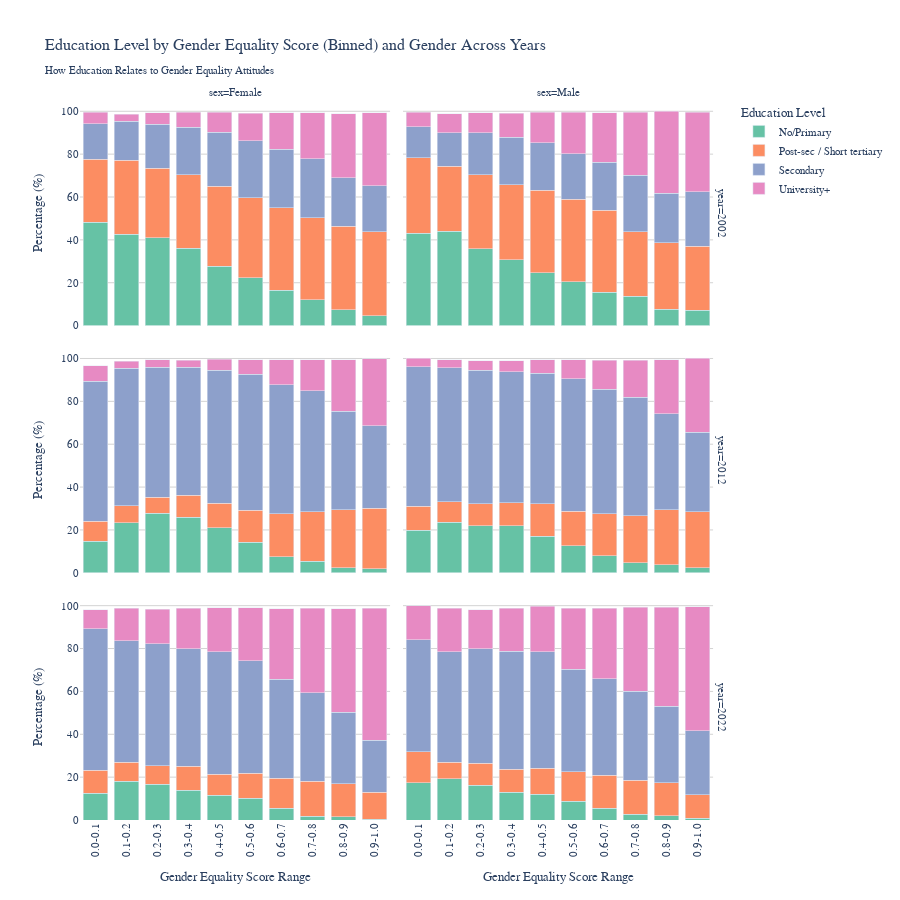

Notebook source saved alongside this figure:
### Code cell
df_combined['eg_score_binned'] = pd.cut(df_combined['eg_score_norm'], 
                                         bins=10, 
                                         labels=[f'{i/10:.1f}-{(i+1)/10:.1f}' for i in range(10)])

eg_edu_binned = df_combined.groupby(['year', 'eg_score_binned', 'sex', 'educ_4_label']).size().reset_index(name='count')
eg_edu_binned_total = df_combined.groupby(['year', 'eg_score_binned', 'sex']).size().reset_index(name='total')
eg_edu_binned = eg_edu_binned.merge(eg_edu_binned_total, on=['year', 'eg_score_binned', 'sex'])
eg_edu_binned['percentage'] = eg_edu_binned['count'] / eg_edu_binned['total'] * 100

fig_eg_edu_binned = px.bar(eg_edu_binned,
                            x='eg_score_binned',
                            y='percentage',
                            color='educ_4_label',
                            facet_col='sex',
                            facet_row='year',
                            title='Education Level by Gender Equality Score (Binned) and Gender Across Years<br><sub>How Education Relates to Gender Equality Attitudes</sub>',
                            labels={'percentage': 'Percentage (%)',
                                    'eg_score_binned': 'Gender Equality Score Range',
                                    'educ_4_label': 'Education Level'},
                            color_discrete_sequence=px.colors.qualitative.Set2,
                            height=900)

fig_eg_edu_binned.update_layout(
    font=dict(size=11, family='Arial'),
    title_font_size=16,
    plot_bgcolor='white',
    paper_bgcolor='white',
    legend_title_text='Education Level',
    barmode='stack'
)

fig_eg_edu_binned.update_xaxes(showgrid=False, tickangle=-90)
fig_eg_edu_binned.update_yaxes(showgrid=True, gridwidth=1, gridcolor='lightgray')

fig_eg_edu_binned.show()

### Figure 1 — Plotly figure (JSON) as saved in the notebook; plotly's stock layout.template omitted (floating-point values rounded to 4 significant figures)
{"data": [{"hovertemplate": "Education Level=No/Primary<br>year=2002<br>sex=Female<br>Gender Equality Score Range=%{x}<br>Percentage (%)=%{y}<extra></extra>", "legendgroup": "No/Primary", "marker": {"color": "rgb(102,194,165)", "pattern": {"shape": ""}}, "name": "No/Primary", "orientation": "v", "showlegend": true, "textposition": "auto", "type": "bar", "x": ["0.0-0.1", "0.1-0.2", "0.2-0.3", "0.3-0.4", "0.4-0.5", "0.5-0.6", "0.6-0.7", "0.7-0.8", "0.8-0.9", "0.9-1.0"], "xaxis": "x5", "y": [48.25, 42.73, 40.95, 35.98, 27.75, 22.39, 16.57, 12.17, 7.463, 4.527], "yaxis": "y5"}, {"hovertemplate": "Education Level=No/Primary<br>year=2002<br>sex=Male<br>Gender Equality Score Range=%{x}<br>Percentage (%)=%{y}<extra></extra>", "legendgroup": "No/Primary", "marker": {"color": "rgb(102,194,165)", "pattern": {"shape": ""}}, "name": "No/Primary", "orientation": "v", "showlegend": false, "textposition": "auto", "type": "bar", "x": ["0.0-0.1", "0.1-0.2", "0.2-0.3", "0.3-0.4", "0.4-0.5", "0.5-0.6", "0.6-0.7", "0.7-0.8", "0.8-0.9", "0.9-1.0"], "xaxis": "x6", "y": [43.2, 43.96, 35.92, 30.84, 24.65, 20.5, 15.5, 13.74, 7.609, 7.234], "yaxis": "y6"}, {"hovertemplate": "Education Level=No/Primary<br>year=2012<br>sex=Female<br>Gender Equality Score Range=%{x}<br>Percentage (%)=%{y}<extra></extra>", "legendgroup": "No/Primary", "marker": {"color": "rgb(102,194,165)", "pattern": {"shape": ""}}, "name": "No/Primary", "orientation": "v", "showlegend": false, "textposition": "auto", "type": "bar", "x": ["0.0-0.1", "0.1-0.2", "0.2-0.3", "0.3-0.4", "0.4-0.5", "0.5-0.6", "0.6-0.7", "0.7-0.8", "0.8-0.9", "0.9-1.0"], "xaxis": "x3", "y": [14.67, 23.38, 27.86, 25.89, 21.01, 14.33, 7.504, 5.399, 2.374, 1.811], "yaxis": "y3"}, {"hovertemplate": "Education Level=No/Primary<br>year=2012<br>sex=Male<br>Gender Equality Score Range=%{x}<br>Percentage (%)=%{y}<extra></extra>", "legendgroup": "No/Primary", "marker": {"color": "rgb(102,194,165)", "pattern": {"shape": ""}}, "name": "No/Primary", "orientation": "v", "showlegend": false, "textposition": "auto", "type": "bar", "x": ["0.0-0.1", "0.1-0.2", "0.2-0.3", "0.3-0.4", "0.4-0.5", "0.5-0.6", "0.6-0.7", "0.7-0.8", "0.8-0.9", "0.9-1.0"], "xaxis": "x4", "y": [19.77, 23.6, 22.07, 21.98, 17.04, 12.63, 7.989, 4.785, 3.793, 2.4], "yaxis": "y4"}, {"hovertemplate": "Education Level=No/Primary<br>year=2022<br>sex=Female<br>Gender Equality Score Range=%{x}<br>Percentage (%)=%{y}<extra></extra>", "legendgroup": "No/Primary", "marker": {"color": "rgb(102,194,165)", "pattern": {"shape": ""}}, "name": "No/Primary", "orientation": "v", "showlegend": false, "textposition": "auto", "type": "bar", "x": ["0.0-0.1", "0.1-0.2", "0.2-0.3", "0.3-0.4", "0.4-0.5", "0.5-0.6", "0.6-0.7", "0.7-0.8", "0.8-0.9", "0.9-1.0"], "xaxis": "x", "y": [12.5, 18.18, 16.75, 13.99, 11.54, 10.23, 5.372, 1.707, 1.437, 0.282], "yaxis": "y"}, {"hovertemplate": "Education Level=No/Primary<br>year=2022<br>sex=Male<br>Gender Equality Score Range=%{x}<br>Percentage (%)=%{y}<extra></extra>", "legendgroup": "No/Primary", "marker": {"color": "rgb(102,194,165)", "pattern": {"shape": ""}}, "name": "No/Primary", "orientation": "v", "showlegend": false, "textposition": "auto", "type": "bar", "x": ["0.0-0.1", "0.1-0.2", "0.2-0.3", "0.3-0.4", "0.4-0.5", "0.5-0.6", "0.6-0.7", "0.7-0.8", "0.8-0.9", "0.9-1.0"], "xaxis": "x2", "y": [17.39, 19.14, 16.19, 12.96, 11.95, 8.772, 5.405, 2.621, 2.074, 0.7042], "yaxis": "y2"}, {"hovertemplate": "Education Level=Post-sec / Short tertiary<br>year=2002<br>sex=Female<br>Gender Equality Score Range=%{x}<br>Percentage (%)=%{y}<extra></extra>", "legendgroup": "Post-sec / Short tertiary", "marker": {"color": "rgb(252,141,98)", "pattern": {"shape": ""}}, "name": "Post-sec / Short tertiary", "orientation": "v", "showlegend": true, "textposition": "auto", "type": "bar", "x": ["0.0-0.1", "0.1-0.2", "0.2-0.3", "0.3-0.4", "0.4-0.5", "0.5-0.6", "0.6-0.7", "0.7-0.8", "0.8-0.9", "0.9-1.0"], "xaxis": "x5", "y": [29.39, 34.44, 32.55, 34.33, 37.37, 37.28, 38.31, 38.13, 38.81, 39.3], "yaxis": "y5"}, {"hovertemplate": "Education Level=Post-sec / Short tertiary<br>year=2002<br>sex=Male<br>Gender Equality Score Range=%{x}<br>Percentage (%)=%{y}<extra></extra>", "legendgroup": "Post-sec / Short tertiary", "marker": {"color": "rgb(252,141,98)", "pattern": {"shape": ""}}, "name": "Post-sec / Short tertiary", "orientation": "v", "showlegend": false, "textposition": "auto", "type": "bar", "x": ["0.0-0.1", "0.1-0.2", "0.2-0.3", "0.3-0.4", "0.4-0.5", "0.5-0.6", "0.6-0.7", "0.7-0.8", "0.8-0.9", "0.9-1.0"], "xaxis": "x6", "y": [35.2, 30.38, 34.56, 34.99, 38.6, 38.43, 38.37, 30.07, 30.98, 29.79], "yaxis": "y6"}, {"hovertemplate": "Education Level=Post-sec / Short tertiary<br>year=2012<br>sex=Female<br>Gender Equality Score Range=%{x}<br>Percentage (%)=%{y}<extra></extra>", "legendgroup": "Post-sec / Short tertiary", "marker": {"color": "rgb(252,141,98)", "pattern": {"shape": ""}}, "name": "Post-sec / Short tertiary", "orientation": "v", "showlegend": false, "textposition": "auto", "type": "bar", "x": ["0.0-0.1", "0.1-0.2", "0.2-0.3", "0.3-0.4", "0.4-0.5", "0.5-0.6", "0.6-0.7", "0.7-0.8", "0.8-0.9", "0.9-1.0"], "xaxis": "x3", "y": [9.333, 7.859, 7.407, 10.4, 11.54, 14.94, 19.96, 23.1, 27.14, 28.41], "yaxis": "y3"}, {"hovertemplate": "Education Level=Post-sec / Short tertiary<br>year=2012<br>sex=Male<br>Gender Equality Score Range=%{x}<br>Percentage (%)=%{y}<extra></extra>", "legendgroup": "Post-sec / Short tertiary", "marker": {"color": "rgb(252,141,98)", "pattern": {"shape": ""}}, "name": "Post-sec / Short tertiary", "orientation": "v", "showlegend": false, "textposition": "auto", "type": "bar", "x": ["0.0-0.1", "0.1-0.2", "0.2-0.3", "0.3-0.4", "0.4-0.5", "0.5-0.6", "0.6-0.7", "0.7-0.8", "0.8-0.9", "0.9-1.0"], "xaxis": "x4", "y": [11.3, 9.524, 10.1, 10.81, 15.25, 16.0, 19.48, 21.9, 25.52, 26.13], "yaxis": "y4"}, {"hovertemplate": "Education Level=Post-sec / Short tertiary<br>year=2022<br>sex=Female<br>Gender Equality Score Range=%{x}<br>Percentage (%)=%{y}<extra></extra>", "legendgroup": "Post-sec / Short tertiary", "marker": {"color": "rgb(252,141,98)", "pattern": {"shape": ""}}, "name": "Post-sec / Short tertiary", "orientation": "v", "showlegend": false, "textposition": "auto", "type": "bar", "x": ["0.0-0.1", "0.1-0.2", "0.2-0.3", "0.3-0.4", "0.4-0.5", "0.5-0.6", "0.6-0.7", "0.7-0.8", "0.8-0.9", "0.9-1.0"], "xaxis": "x", "y": [10.71, 8.712, 8.535, 11.12, 9.79, 11.56, 14.16, 16.35, 15.4, 12.69], "yaxis": "y"}, {"hovertemplate": "Education Level=Post-sec / Short tertiary<br>year=2022<br>sex=Male<br>Gender Equality Score Range=%{x}<br>Percentage (%)=%{y}<extra></extra>", "legendgroup": "Post-sec / Short tertiary", "marker": {"color": "rgb(252,141,98)", "pattern": {"shape": ""}}, "name": "Post-sec / Short tertiary", "orientation": "v", "showlegend": false, "textposition": "auto", "type": "bar", "x": ["0.0-0.1", "0.1-0.2", "0.2-0.3", "0.3-0.4", "0.4-0.5", "0.5-0.6", "0.6-0.7", "0.7-0.8", "0.8-0.9", "0.9-1.0"], "xaxis": "x2", "y": [14.49, 7.812, 10.34, 10.61, 12.15, 13.7, 15.56, 15.97, 15.32, 10.99], "yaxis": "y2"}, {"hovertemplate": "Education Level=Secondary<br>year=2002<br>sex=Female<br>Gender Equality Score Range=%{x}<br>Percentage (%)=%{y}<extra></extra>", "legendgroup": "Secondary", "marker": {"color": "rgb(141,160,203)", "pattern": {"shape": ""}}, "name": "Secondary", "orientation": "v", "showlegend": true, "textposition": "auto", "type": "bar", "x": ["0.0-0.1", "0.1-0.2", "0.2-0.3", "0.3-0.4", "0.4-0.5", "0.5-0.6", "0.6-0.7", "0.7-0.8", "0.8-0.9", "0.9-1.0"], "xaxis": "x5", "y": [16.67, 18.23, 20.44, 22.3, 25.16, 26.62, 27.38, 27.57, 22.8, 21.4], "yaxis": "y5"}, {"hovertemplate": "Education Level=Secondary<br>year=2002<br>sex=Male<br>Gender Equality Score Range=%{x}<br>Percentage (%)=%{y}<extra></extra>", "legendgroup": "Secondary", "marker": {"color": "rgb(141,160,203)", "pattern": {"shape": ""}}, "name": "Secondary", "orientation": "v", "showlegend": false, "textposition": "auto", "type": "bar", "x": ["0.0-0.1", "0.1-0.2", "0.2-0.3", "0.3-0.4", "0.4-0.5", "0.5-0.6", "0.6-0.7", "0.7-0.8", "0.8-0.9", "0.9-1.0"], "xaxis": "x6", "y": [14.4, 15.66, 19.54, 22.04, 21.97, 21.29, 22.27, 26.36, 23.1, 25.53], "yaxis": "y6"}, {"hovertemplate": "Education Level=Secondary<br>year=2012<br>sex=Female<br>Gender Equality Score Range=%{x}<br>Percentage (%)=%{y}<extra></extra>", "legendgroup": "Secondary", "marker": {"color": "rgb(141,160,203)", "pattern": {"shape": ""}}, "name": "Secondary", "orientation": "v", "showlegend": false, "textposition": "auto", "type": "bar", "x": ["0.0-0.1", "0.1-0.2", "0.2-0.3", "0.3-0.4", "0.4-0.5", "0.5-0.6", "0.6-0.7", "0.7-0.8", "0.8-0.9", "0.9-1.0"], "xaxis": "x3", "y": [65.33, 64.24, 60.55, 59.67, 61.88, 63.27, 60.34, 56.51, 45.82, 38.3], "yaxis": "y3"}, {"hovertemplate": "Education Level=Secondary<br>year=2012<br>sex=Male<br>Gender Equality Score Range=%{x}<br>Percentage (%)=%{y}<extra></extra>", "legendgroup": "Secondary", "marker": {"color": "rgb(141,160,203)", "pattern": {"shape": ""}}, "name": "Secondary", "orientation": "v", "showlegend": false, "textposition": "auto", "type": "bar", "x": ["0.0-0.1", "0.1-0.2", "0.2-0.3", "0.3-0.4", "0.4-0.5", "0.5-0.6", "0.6-0.7", "0.7-0.8", "0.8-0.9", "0.9-1.0"], "xaxis": "x4", "y": [64.97, 62.53, 62.41, 61.07, 60.77, 62.03, 58.28, 55.31, 44.83, 37.07], "yaxis": "y4"}, {"hovertemplate": "Education Level=Secondary<br>year=2022<br>sex=Female<br>Gender Equality Score Range=%{x}<br>Percentage (%)=%{y}<extra></extra>", "legendgroup": "Secondary", "marker": {"color": "rgb(141,160,203)", "pattern": {"shape": ""}}, "name": "Secondary", "orientation": "v", "showlegend": false, "textposition": "auto", "type": "bar", "x": ["0.0-0.1", "0.1-0.2", "0.2-0.3", "0.3-0.4", "0.4-0.5", "0.5-0.6", "0.6-0.7", "0.7-0.8", "0.8-0.9", "0.9-1.0"], "xaxis": "x", "y": [66.07, 56.82, 56.84, 54.87, 57.2, 52.48, 46.21, 41.37, 33.44, 24.25], "yaxis": "y"}, {"hovertemplate": "Education Level=Secondary<br>year=2022<br>sex=Male<br>Gender Equality Score Range=%{x}<br>Percentage (%)=%{y}<extra></extra>", "legendgroup": "Secondary", "marker": {"color": "rgb(141,160,203)", "pattern": {"shape": ""}}, "name": "Secondary", "orientation": "v", "showlegend": false, "textposition": "auto", "type": "bar", "x": ["0.0-0.1", "0.1-0.2", "0.2-0.3", "0.3-0.4", "0.4-0.5", "0.5-0.6", "0.6-0.7", "0.7-0.8", "0.8-0.9", "0.9-1.0"], "xaxis": "x2", "y": [52.17, 51.56, 53.37, 55.13, 54.38, 47.84, 45.02, 41.38, 35.6, 30.0], "yaxis": "y2"}, {"hovertemplate": "Education Level=University+<br>year=2002<br>sex=Female<br>Gender Equality Score Range=%{x}<br>Percentage (%)=%{y}<extra></extra>", "legendgroup": "University+", "marker": {"color": "rgb(231,138,195)", "pattern": {"shape": ""}}, "name": "University+", "orientation": "v", "showlegend": true, "textposition": "auto", "type": "bar", "x": ["0.0-0.1", "0.1-0.2", "0.2-0.3", "0.3-0.4", "0.4-0.5", "0.5-0.6", "0.6-0.7", "0.7-0.8", "0.8-0.9", "0.9-1.0"], "xaxis": "x5", "y": [5.263, 3.315, 5.412, 7.009, 9.168, 12.9, 17.16, 21.44, 29.85, 34.16], "yaxis": "y5"}, {"hovertemplate": "Education Level=University+<br>year=2002<br>sex=Male<br>Gender Equality Score Range=%{x}<br>Percentage (%)=%{y}<extra></extra>", "legendgroup": "University+", "marker": {"color": "rgb(231,138,195)", "pattern": {"shape": ""}}, "name": "University+", "orientation": "v", "showlegend": false, "textposition": "auto", "type": "bar", "x": ["0.0-0.1", "0.1-0.2", "0.2-0.3", "0.3-0.4", "0.4-0.5", "0.5-0.6", "0.6-0.7", "0.7-0.8", "0.8-0.9", "0.9-1.0"], "xaxis": "x6", "y": [6.8, 8.868, 9.215, 11.3, 14.29, 19.38, 23.1, 29.33, 38.32, 37.02], "yaxis": "y6"}, {"hovertemplate": "Education Level=University+<br>year=2012<br>sex=Female<br>Gender Equality Score Range=%{x}<br>Percentage (%)=%{y}<extra></extra>", "legendgroup": "University+", "marker": {"color": "rgb(231,138,195)", "pattern": {"shape": ""}}, "name": "University+", "orientation": "v", "showlegend": false, "textposition": "auto", "type": "bar", "x": ["0.0-0.1", "0.1-0.2", "0.2-0.3", "0.3-0.4", "0.4-0.5", "0.5-0.6", "0.6-0.7", "0.7-0.8", "0.8-0.9", "0.9-1.0"], "xaxis": "x3", "y": [7.333, 3.143, 3.543, 3.162, 5.118, 6.939, 11.52, 14.46, 24.05, 31.34], "yaxis": "y3"}, {"hovertemplate": "Education Level=University+<br>year=2012<br>sex=Male<br>Gender Equality Score Range=%{x}<br>Percentage (%)=%{y}<extra></extra>", "legendgroup": "University+", "marker": {"color": "rgb(231,138,195)", "pattern": {"shape": ""}}, "name": "University+", "orientation": "v", "showlegend": false, "textposition": "auto", "type": "bar", "x": ["0.0-0.1", "0.1-0.2", "0.2-0.3", "0.3-0.4", "0.4-0.5", "0.5-0.6", "0.6-0.7", "0.7-0.8", "0.8-0.9", "0.9-1.0"], "xaxis": "x4", "y": [3.955, 3.727, 4.458, 5.188, 6.257, 8.788, 13.39, 17.19, 25.34, 34.4], "yaxis": "y4"}, {"hovertemplate": "Education Level=University+<br>year=2022<br>sex=Female<br>Gender Equality Score Range=%{x}<br>Percentage (%)=%{y}<extra></extra>", "legendgroup": "University+", "marker": {"color": "rgb(231,138,195)", "pattern": {"shape": ""}}, "name": "University+", "orientation": "v", "showlegend": false, "textposition": "auto", "type": "bar", "x": ["0.0-0.1", "0.1-0.2", "0.2-0.3", "0.3-0.4", "0.4-0.5", "0.5-0.6", "0.6-0.7", "0.7-0.8", "0.8-0.9", "0.9-1.0"], "xaxis": "x", "y": [8.929, 15.15, 16.26, 18.81, 20.42, 24.71, 32.78, 39.26, 48.28, 61.56], "yaxis": "y"}, {"hovertemplate": "Education Level=University+<br>year=2022<br>sex=Male<br>Gender Equality Score Range=%{x}<br>Percentage (%)=%{y}<extra></extra>", "legendgroup": "University+", "marker": {"color": "rgb(231,138,195)", "pattern": {"shape": ""}}, "name": "University+", "orientation": "v", "showlegend": false, "textposition": "auto", "type": "bar", "x": ["0.0-0.1", "0.1-0.2", "0.2-0.3", "0.3-0.4", "0.4-0.5", "0.5-0.6", "0.6-0.7", "0.7-0.8", "0.8-0.9", "0.9-1.0"], "xaxis": "x2", "y": [15.94, 20.31, 18.14, 20.03, 21.25, 28.48, 32.89, 39.24, 46.2, 57.75], "yaxis": "y2"}], "layout": {"annotations": [{"font": {}, "showarrow": false, "text": "sex=Female", "x": 0.24, "xanchor": "center", "xref": "paper", "y": 1.0, "yanchor": "bottom", "yref": "paper"}, {"font": {}, "showarrow": false, "text": "sex=Male", "x": 0.74, "xanchor": "center", "xref": "paper", "y": 1.0, "yanchor": "bottom", "yref": "paper"}, {"font": {}, "showarrow": false, "text": "year=2022", "textangle": 90, "x": 0.98, "xanchor": "left", "xref": "paper", "y": 0.1567, "yanchor": "middle", "yref": "paper"}, {"font": {}, "showarrow": false, "text": "year=2012", "textangle": 90, "x": 0.98, "xanchor": "left", "xref": "paper", "y": 0.5, "yanchor": "middle", "yref": "paper"}, {"font": {}, "showarrow": false, "text": "year=2002", "textangle": 90, "x": 0.98, "xanchor": "left", "xref": "paper", "y": 0.8433, "yanchor": "middle", "yref": "paper"}], "barmode": "stack", "font": {"family": "Arial", "size": 11}, "height": 900, "legend": {"title": {"text": "Education Level"}, "tracegroupgap": 0}, "paper_bgcolor": "white", "plot_bgcolor": "white", "title": {"font": {"size": 16}, "text": "Education Level by Gender Equality Score (Binned) and Gender Across Years<br><sub>How Education Relates to Gender Equality Attitudes</sub>"}, "xaxis": {"anchor": "y", "domain": [0, 0.48], "showgrid": false, "tickangle": -90, "title": {"text": "Gender Equality Score Range"}}, "xaxis2": {"anchor": "y2", "domain": [0.5, 0.98], "matches": "x", "showgrid": false, "tickangle": -90, "title": {"text": "Gender Equality Score Range"}}, "xaxis3": {"anchor": "y3", "domain": [0, 0.48], "matches": "x", "showgrid": false, "showticklabels": false, "tickangle": -90}, "xaxis4": {"anchor": "y4", "domain": [0.5, 0.98], "matches": "x", "showgrid": false, "showticklabels": false, "tickangle": -90}, "xaxis5": {"anchor": "y5", "domain": [0, 0.48], "matches": "x", "showgrid": false, "showticklabels": false, "tickangle": -90}, "xaxis6": {"anchor": "y6", "domain": [0.5, 0.98], "matches": "x", "showgrid": false, "showticklabels": false, "tickangle": -90}, "yaxis": {"anchor": "x", "domain": [0, 0.3133], "gridcolor": "lightgray", "gridwidth": 1, "showgrid": true, "title": {"text": "Percentage (%)"}}, "yaxis2": {"anchor": "x2", "domain": [0, 0.3133], "gridcolor": "lightgray", "gridwidth": 1, "matches": "y", "showgrid": true, "showticklabels": false}, "yaxis3": {"anchor": "x3", "domain": [0.3433, 0.6567], "gridcolor": "lightgray", "gridwidth": 1, "matches": "y", "showgrid": true, "title": {"text": "Percentage (%)"}}, "yaxis4": {"anchor": "x4", "domain": [0.3433, 0.6567], "gridcolor": "lightgray", "gridwidth": 1, "matches": "y", "showgrid": true, "showticklabels": false}, "yaxis5": {"anchor": "x5", "domain": [0.6867, 1.0], "gridcolor": "lightgray", "gridwidth": 1, "matches": "y", "showgrid": true, "title": {"text": "Percentage (%)"}}, "yaxis6": {"anchor": "x6", "domain": [0.6867, 1.0], "gridcolor": "lightgray", "gridwidth": 1, "matches": "y", "showgrid": true, "showticklabels": false}}}
